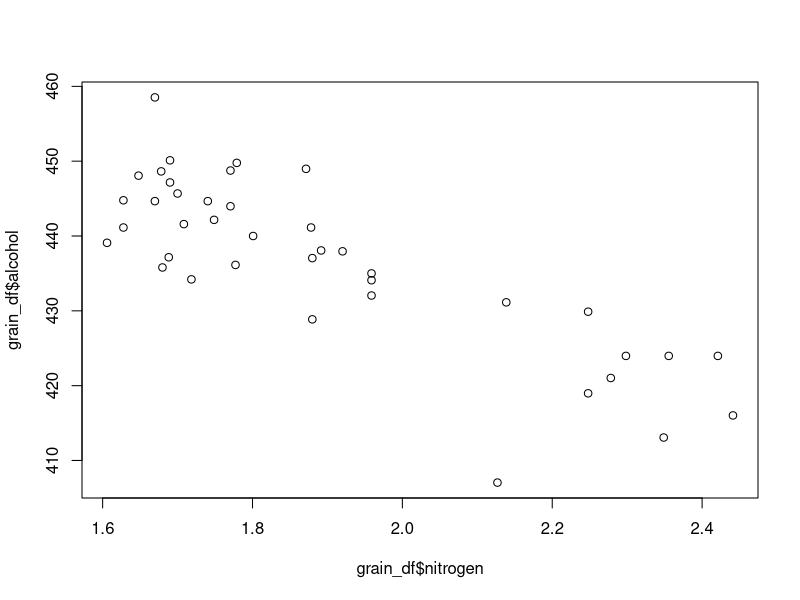
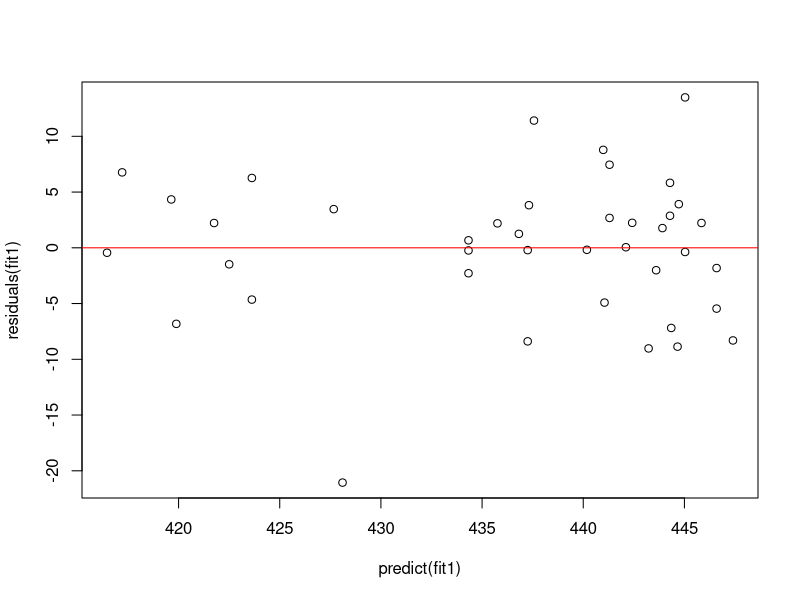
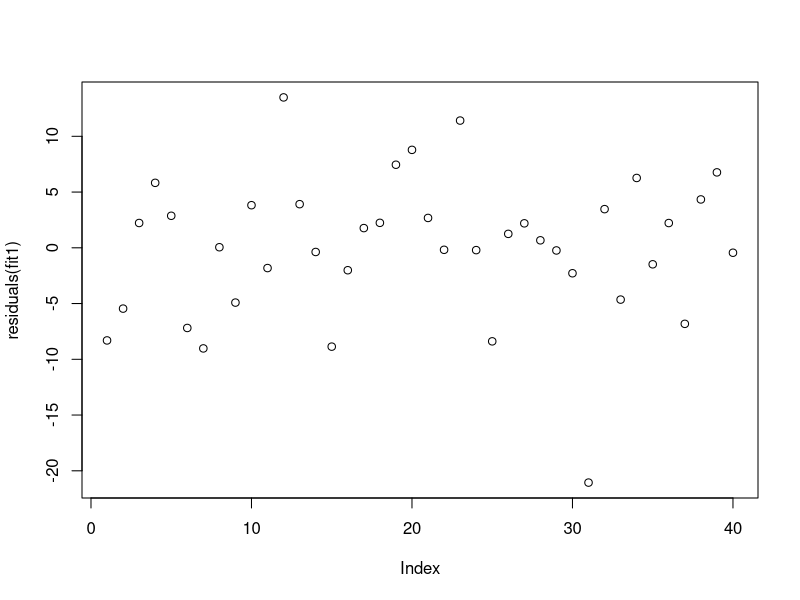
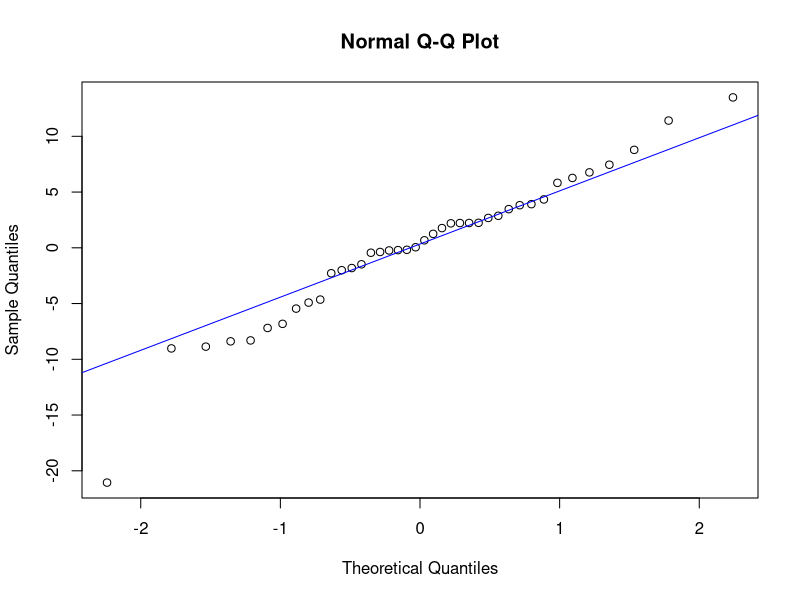
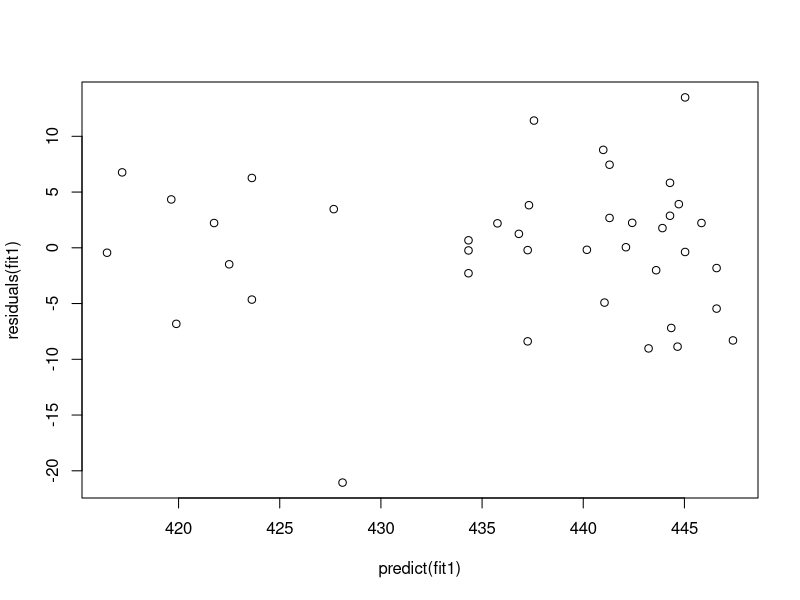

Source code (R) for these figures, in order:
## ---- chunk 1
grain_df <- read.csv('data/grains.dat', sep = ' ', header = TRUE)
head(grain_df)
## ---- chunk 2
plot(grain_df$alcohol ~ grain_df$nitrogen)
## ---- chunk 3
fit1 <- lm(alcohol ~ nitrogen, data = grain_df)
coef(fit1)
## ---- chunk 4
confint(fit1, level = .99)
## ---- chunk 5
plot(predict(fit1), residuals(fit1))
abline(h = 0, col = 'red')
## ---- chunk 6
plot(residuals(fit1))
## ---- chunk 7
qqnorm(residuals(fit1))
qqline(residuals(fit1), col = 'blue')
## ---- chunk 8
plot(predict(fit1), residuals(fit1))
